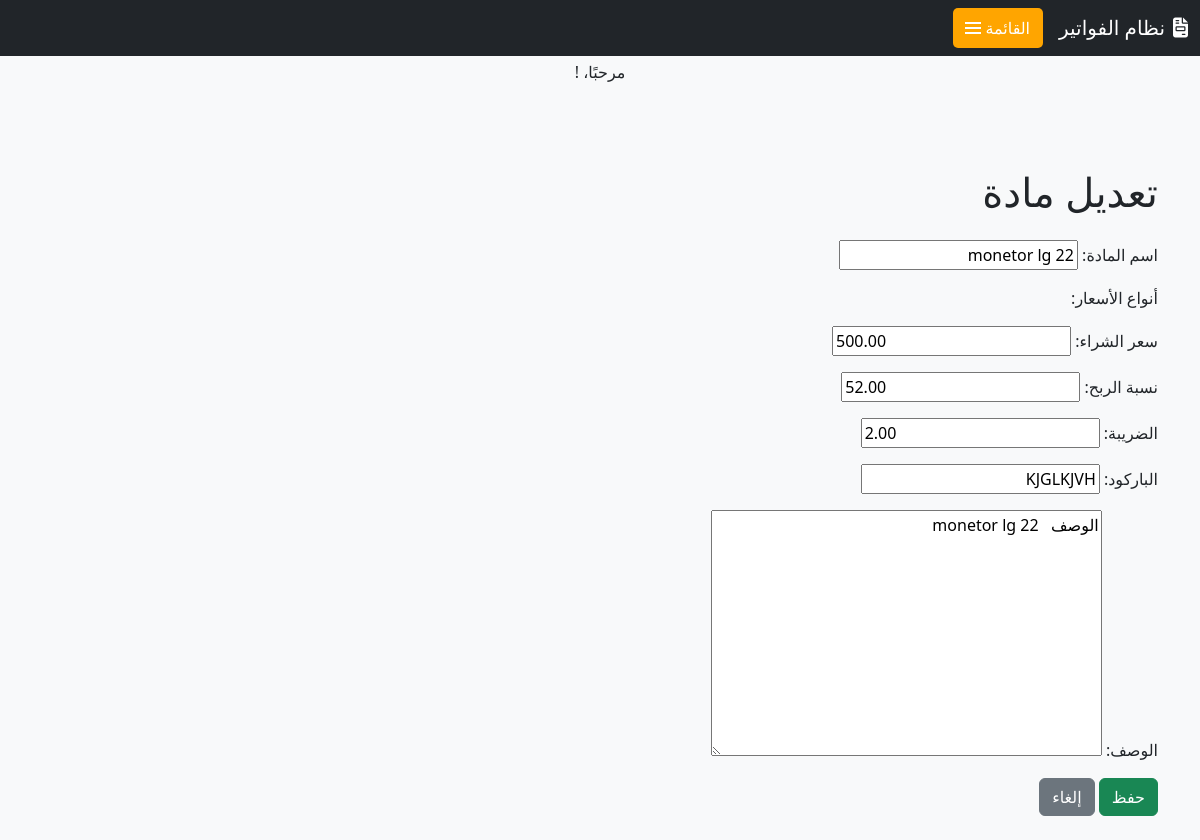
The page /invoice/products/1/update/ on the database its author committed.
### invoice/models.py (models this page shows, shortened)
class Product(models.Model):
    product_name = models.CharField(max_length=255, verbose_name=_("اسم المادة"))
    price = models.DecimalField(max_digits=10, decimal_places=2, verbose_name=_("سعر البيع"), default=0)
    price_types = models.ManyToManyField('PriceType', verbose_name=_("أنواع الأسعار"), blank=True)
    purchase_price = models.DecimalField(max_digits=10, decimal_places=2, verbose_name=_("سعر الشراء"), default=0)
    profit_rate = models.DecimalField(max_digits=10, decimal_places=2, verbose_name=_("نسبة الربح"), default=0)
    tax = models.DecimalField(max_digits=10, decimal_places=2, verbose_name=_("الضريبة"), default=0)
    barcode = models.CharField(max_length=100, unique=True, verbose_name=_("الباركود"), blank=True, null=True)
    description = models.TextField(blank=True, null=True, verbose_name=_("الوصف"))
    uniqueId = models.UUIDField(default=uuid4, editable=False, unique=True, verbose_name=_("الرقم المسلسل"))
    slug = models.SlugField(max_length=225, unique=True, blank=True, null=True)
    date_created = models.DateTimeField(auto_now_add=True)
    last_updated = models.DateTimeField(auto_now=True)
    class Meta:
        verbose_name = _('مادة')
        verbose_name_plural = _('المواد')

### invoice/views.py (the view)
# urls.py: path('products/<int:pk>/update/', ProductUpdateView.as_view(), name='product_update'),
class ProductUpdateView(UpdateView):
    model = Product
    form_class = ProductForm  # استخدام النموذج (Form)
    template_name = 'invoice/product_form.html'
    success_url = reverse_lazy('product_list')

### invoice/forms.py
class ProductForm(forms.ModelForm):
    class Meta:
        model = Product
        fields = ['product_name', 'price_types', 'purchase_price', 'profit_rate', 'tax', 'barcode', 'description']
        widgets = {
            'price_types': forms.CheckboxSelectMultiple,  # استخدام CheckboxSelectMultiple لأنواع الأسعار
        }

### templates/invoice/product_form.html (shortened to what this page needs)
{% extends 'base.html' %}
{% block content %}
<div class="container mt-5">
    <h1 class="mb-4">{% if object %}تعديل مادة{% else %}إنشاء مادة جديدة{% endif %}</h1>
    <form method="post">
        {{ form.as_p }}
        <button type="submit" class="btn btn-success">حفظ</button>
        <a href="{% url 'product_list' %}" class="btn btn-secondary">إلغاء</a>
    </form>
</div>
{% endblock %}

### templates/base.html (style rules this page uses)
:root { --orange-color: #FFA500; --orange-hover: #e69500; --sidebar-width: 280px; }
body { padding-top: 60px; background-color: #f8f9fa; }

### rows shown on the page
Product: product_name "monetor lg 22", purchase_price "500.00", profit_rate "52.00", tax "2.00", barcode "KJGLKJVH", description "الوصف monetor lg 22"
